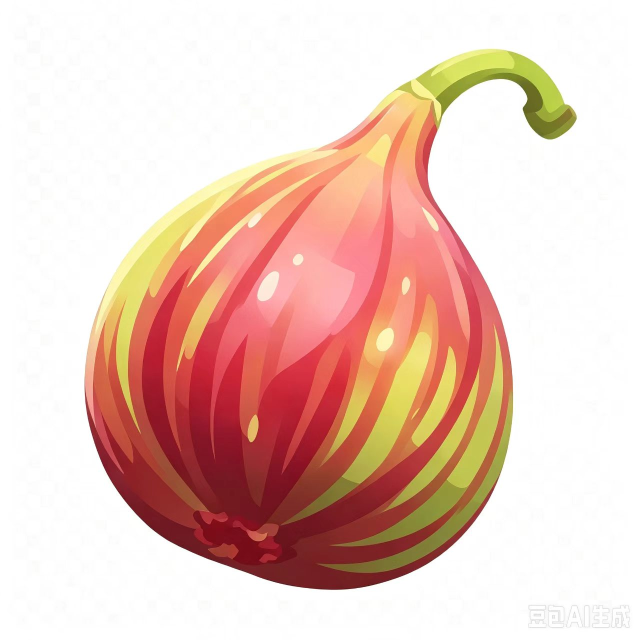
#> input picture assets/fig_source.jpg, 1280 x 1280 px (shown at 1/2 size)
$ python make_icon.py
#> lines starting #> are read from the running program, lines starting #| are printed output that depends on the picture; after the words box and inside, x2 and y2 are one past the last pixel; in counts of white or black regions, pixels touching at a corner belong together
"""把无花果原图处理成 Windows 多尺寸图标。

处理流程：
1. 去掉原图右下角水印。
2. 按果实主体计算边界，做等比例方形裁剪。
3. 去掉白色背景，保留透明 alpha。
4. 输出 app_preview.png 和 app.ico。
"""

from __future__ import annotations

from pathlib import Path

import numpy as np
from PIL import Image, ImageDraw, ImageFilter, ImageOps


BASE_DIR = Path(__file__).resolve().parent
SOURCE_IMAGE = BASE_DIR / "assets" / "fig_source.jpg"

OUTPUT_SIZE = 1024
ICON_SIZES = [
    (16, 16),
    (24, 24),
    (32, 32),
    (48, 48),
    (64, 64),
    (128, 128),
    (256, 256),
]


def load_source() -> Image.Image:
    if not SOURCE_IMAGE.exists():
        raise FileNotFoundError(f"缺少原图：{SOURCE_IMAGE}")
    return Image.open(SOURCE_IMAGE).convert("RGB")
#> returned value is the input picture: PIL image 1280x1280 RGB; mean R, G, B 233.7, 200.6, 189.6


def remove_watermark(image: Image.Image) -> Image.Image:
    """覆盖右下角水印。水印下方是纯白背景，不会遮住果实。"""
    width, height = image.size
#> width = 1280; height = 1280
    draw = ImageDraw.Draw(image)
    draw.rectangle(
        (
            int(width * 0.78),
            int(height * 0.93),
            width,
            height,
        ),
        fill=(255, 255, 255),
    )
    return image


def content_box(image: Image.Image) -> tuple[int, int, int, int]:
    pixels = np.asarray(image).astype(np.int16)
    non_white = (
        (pixels[:, :, 0] < 245)
        | (pixels[:, :, 1] < 245)
        | (pixels[:, :, 2] < 245)
    )
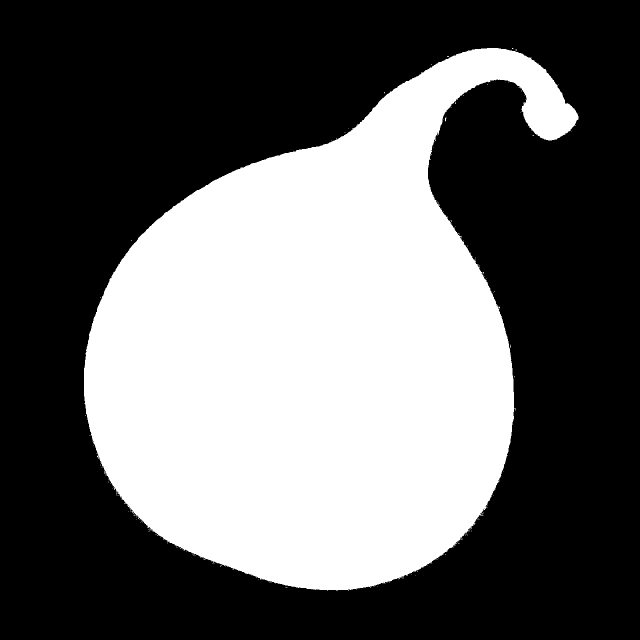
#> non_white: shape (1280, 1280) bool (shown at 1/2 size); 39.2% white; 153 white regions (152 under 20 px), largest, box (x1, y1, x2, y2) and area: (168, 96, 1157, 1181) 642701
    ys, xs = np.where(non_white)
    if len(xs) == 0:
        return 0, 0, image.width, image.height
    return int(xs.min()), int(ys.min()), int(xs.max()) + 1, int(ys.max()) + 1


def crop_to_subject(image: Image.Image) -> Image.Image:
    left, top, right, bottom = content_box(image)
#> left = 168; top = 96; right = 1157; bottom = 1181
    width = right - left
#> width = 989
    height = bottom - top
#> height = 1085
    side = max(width, height)
#> side = 1085

    margin = int(side * 0.05)
#> margin = 54
    side = min(min(image.size), side + margin * 2)
#> side = 1193

    center_x = (left + right) // 2
#> center_x = 662
    center_y = (top + bottom) // 2
#> center_y = 638
    crop_left = max(0, min(image.width - side, center_x - side // 2))
#> crop_left = 66
    crop_top = max(0, min(image.height - side, center_y - side // 2))
#> crop_top = 42

    return image.crop((crop_left, crop_top, crop_left + side, crop_top + side))
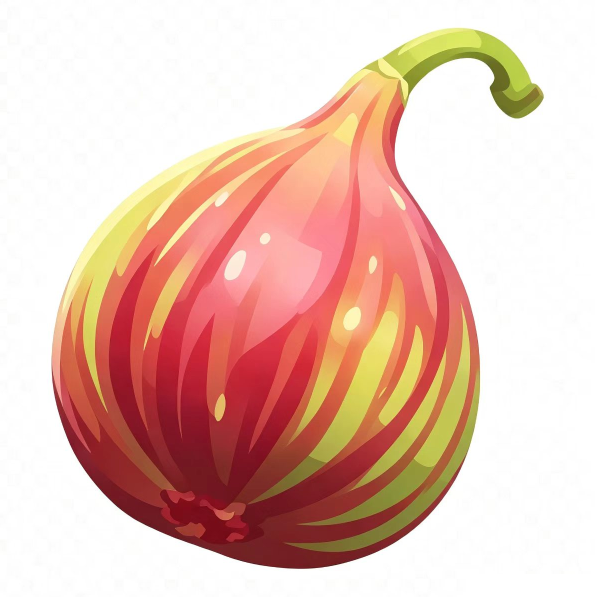
#> returned value: PIL image 1193x1193 RGB (shown at 1/2 size); mean R, G, B 230.6, 192.5, 179.8


def remove_white_background(image: Image.Image) -> Image.Image:
    """从四边泛洪白底，保留果实内部的高光。"""
    pixels = np.asarray(image).astype(np.int16)
#> pixels: shape (1024, 1024, 3) int16
    near_white = (
        (pixels[:, :, 0] > 245)
        & (pixels[:, :, 1] > 245)
        & (pixels[:, :, 2] > 245)
    )
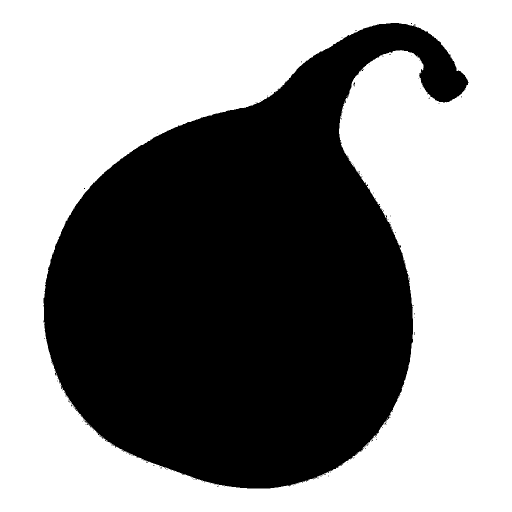
#> near_white: shape (1024, 1024) bool (shown at 1/2 size); 54.8% white; 104 black regions (103 under 20 px), largest, box (x1, y1, x2, y2) and area: (87, 46, 937, 977) 473656
    background = Image.fromarray(
        np.where(near_white, 255, 0).astype(np.uint8),
        mode="L",
    ).copy()

    # 从四个角开始填充，只移除与边框相连的白色区域。
    for point in (
        (0, 0),
        (background.width - 1, 0),
        (0, background.height - 1),
        (background.width - 1, background.height - 1),
    ):
        ImageDraw.floodfill(background, point, 128, thresh=0)
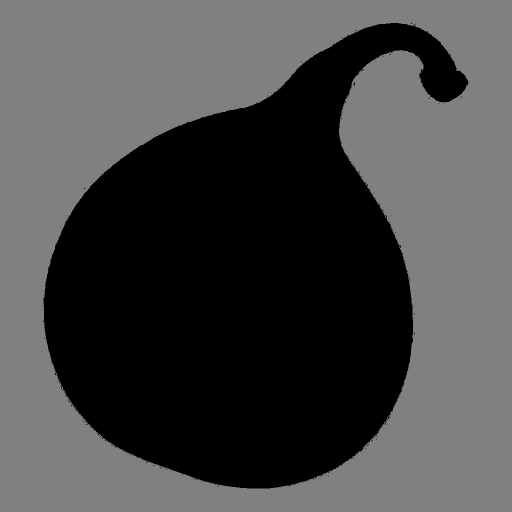
#> background: PIL image 1024x1024 L (shown at 1/2 size); min 0, max 255, mean 70.2

    background = background.point(lambda value: 255 if value == 128 else 0)
#> background: PIL image 1024x1024 L; 54.8% white; 104 black regions (103 under 20 px), largest, box (x1, y1, x2, y2) and area: (87, 46, 937, 977) 473782
    background = background.filter(ImageFilter.GaussianBlur(1.2))
    alpha = ImageOps.invert(background)
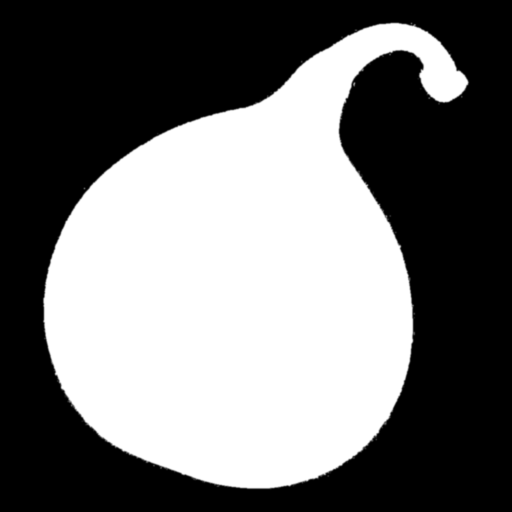
#> alpha: PIL image 1024x1024 L (shown at 1/2 size); min 0, max 255, mean 115.3

    result = image.convert("RGBA")
    result.putalpha(alpha)
    return result


def main() -> None:
    image = load_source()
    image = remove_watermark(image)
    image = crop_to_subject(image)
    image = image.resize((OUTPUT_SIZE, OUTPUT_SIZE), Image.LANCZOS)
    image = remove_white_background(image)

    image.save("app_preview.png", "PNG")
    image.save("app.ico", format="ICO", sizes=ICON_SIZES)

    print("已生成透明背景的无花果图标：app_preview.png 和 app.ico")


if __name__ == "__main__":
    main()

$ run again, with assets/fig_reference.png saved as assets/fig_source.jpg
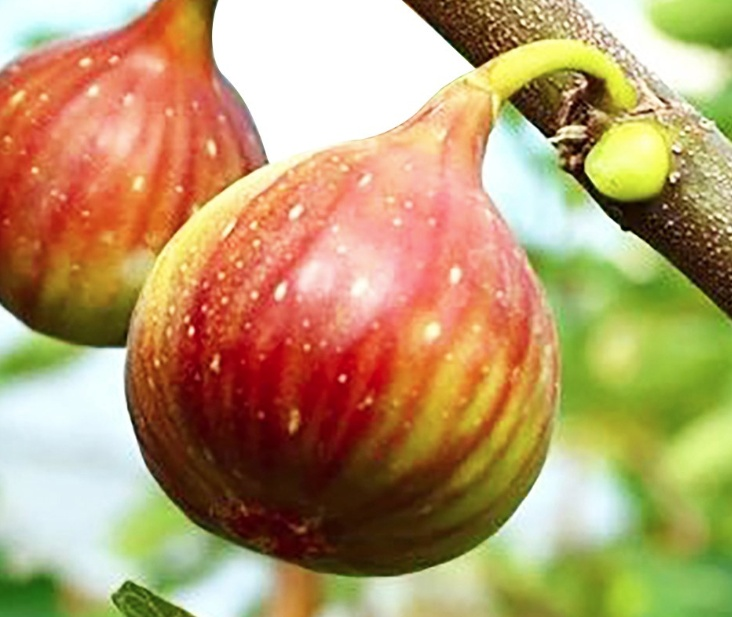
#> input picture assets/fig_reference.png, 732 x 617 px
#> in load_source, returned value is the input picture: PIL image 732x617 RGB; mean R, G, B 182.4, 153.8, 107.9
#> in content_box, `non_white = ( (pixels[:, :, 0] < 245) | (pixels[:, :, 1] < 245) | (pix..`:
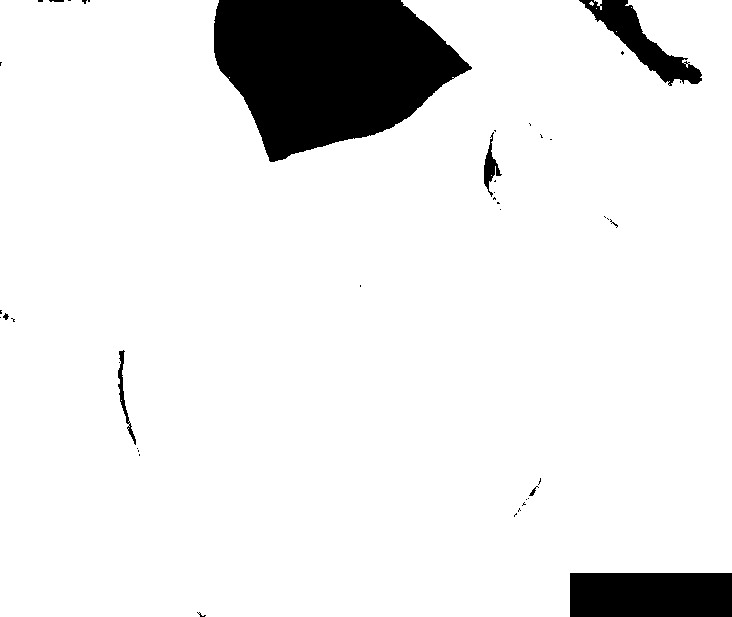
#> non_white: shape (617, 732) bool; 91.2% white; 42 black regions (34 under 20 px), largest, box (x1, y1, x2, y2) and area: (214, 0, 472, 162) 28626, (570, 573, 732, 617) 7128, (579, 0, 702, 86) 3123
#> left = 0; right = 732; bottom = 617
#> in crop_to_subject, `width = right - left`: width = 732
#> in crop_to_subject, `height = bottom - top`: height = 617
#> in crop_to_subject, `side = max(width, height)`: side = 732
#> margin = 36
#> in crop_to_subject, `side = min(min(image.size), side + margin * 2)`: side = 617
#> center_x = 366
#> center_y = 308
#> crop_left = 58
#> crop_top = 0
#> near_white: shape (1024, 1024) bool; 9.5% white; 39 white regions (31 under 20 px), largest, box (x1, y1, x2, y2) and area: (258, 0, 687, 269) 78777, (850, 952, 1024, 1024) 12528, (864, 0, 1024, 141) 6893
#> in remove_white_background, `background = background.point(lambda value: 255 if value == 128 else 0)`:
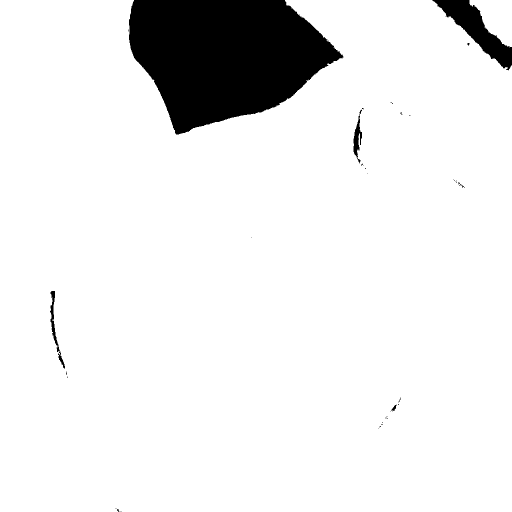
#> background: PIL image 1024x1024 L (shown at 1/2 size); 91.6% white; 37 black regions (30 under 20 px), largest, box (x1, y1, x2, y2) and area: (258, 0, 687, 269) 78800, (864, 0, 1024, 141) 7188, (100, 582, 130, 737) 811
